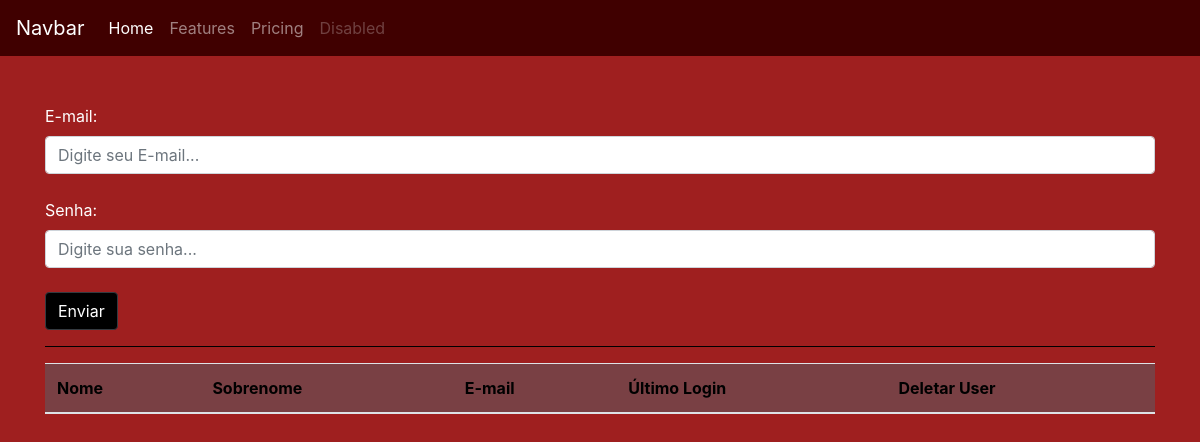
The app's page /auth/cadastrar_vendedor/, older data.
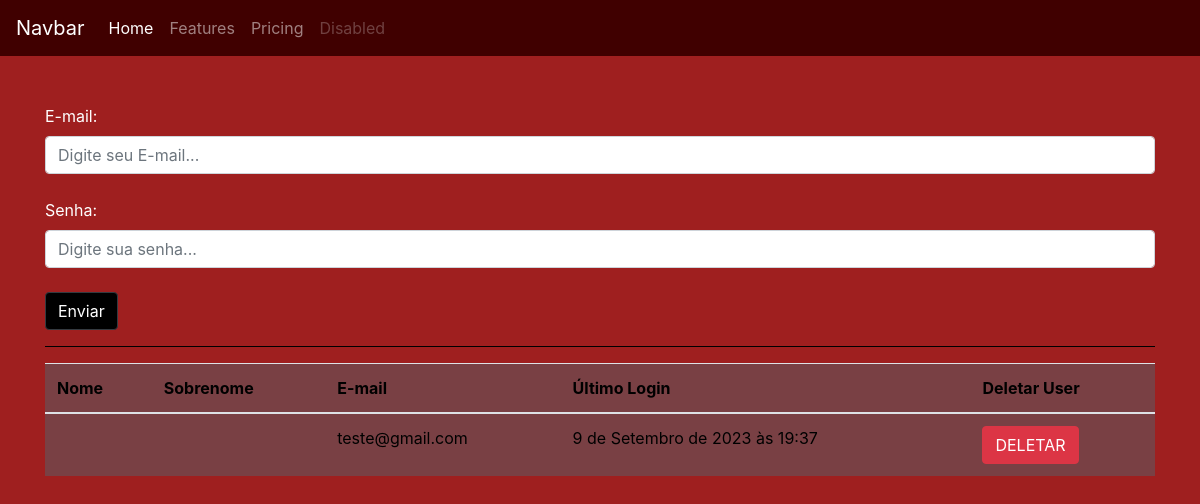
The same page, newer data.
### usuarios/models.py (models this page shows)
class Users(AbstractUser):
  choices_cargo = (('O', 'Operador de Caixa'),
                   ('F', 'Fiscal - Gerente'))
  cargo = models.CharField(max_length=1, choices= choices_cargo)

### usuarios/views.py (the view, shortened to what this page needs)
# urls.py: path('cadastrar_vendedor/', views.cadastrar_vendedor, name='cadastrar_vendedor'),
@has_permission_decorator('cadastrar_vendedor')
def cadastrar_vendedor(request):
    if request.method == 'GET':
        vendedores = Users.objects.filter(cargo='O')
        return render(request, 'cadastrar_vendedor.html', {'vendedores': vendedores})

### usuarios/templates/cadastrar_vendedor.html (shortened to what this page needs)
{% extends 'base.html' %}
{% block 'body' %}
  <div class='container'>
      <br>
    <form action='{% url 'cadastrar_vendedor' %}' method='POST'> {% csrf_token %}
      <br>
      <label>E-mail:</label>
      <input type="email" placeholder="Digite seu E-mail..." name="email" class='form-control'></input>
      <br>
      <label>Senha:</label>
      <input type="password" placeholder="Digite sua senha..." name="password" class='form-control'></input>
      <br>
      <input type='submit' value='Enviar' class='btn btn-dark bg-btn'>
    </form>
    <hr class='bg-hr'>
    <table class="table table-hover bg-table">
      <thead>
        <tr>
          <th scope="col">Nome</th>
          <th scope="col">Sobrenome</th>
          <th scope="col">E-mail</th>
          <th scope="col">Último Login</th>
          <th scope="col">Deletar User</th>
        </tr>
      </thead>
      <tbody>
        {% for vendedor in vendedores %}
          <tr>
            <th>{{vendedor.first_name}}</th>
            <td>{{vendedor.last_name}}</td>
            <td>{{vendedor.email}}</td>
            <td>{% if not vendedor.last_login %}
                  Nunca fez login.
                {% else %}
                  {{vendedor.last_login}}</td>
                {% endif %}
            <td><a href="{% url 'delete_user' vendedor.id %}" class='btn btn-danger'>DELETAR</a></td>
          </tr>
        {% endfor %}
      </tbody>
    </table>
  </div>
{% endblock %}

Row changes from the older to the newer data that the page shows:
added Users: email "teste@gmail.com", last_login "9 de Setembro de 2023 às 19:37"
